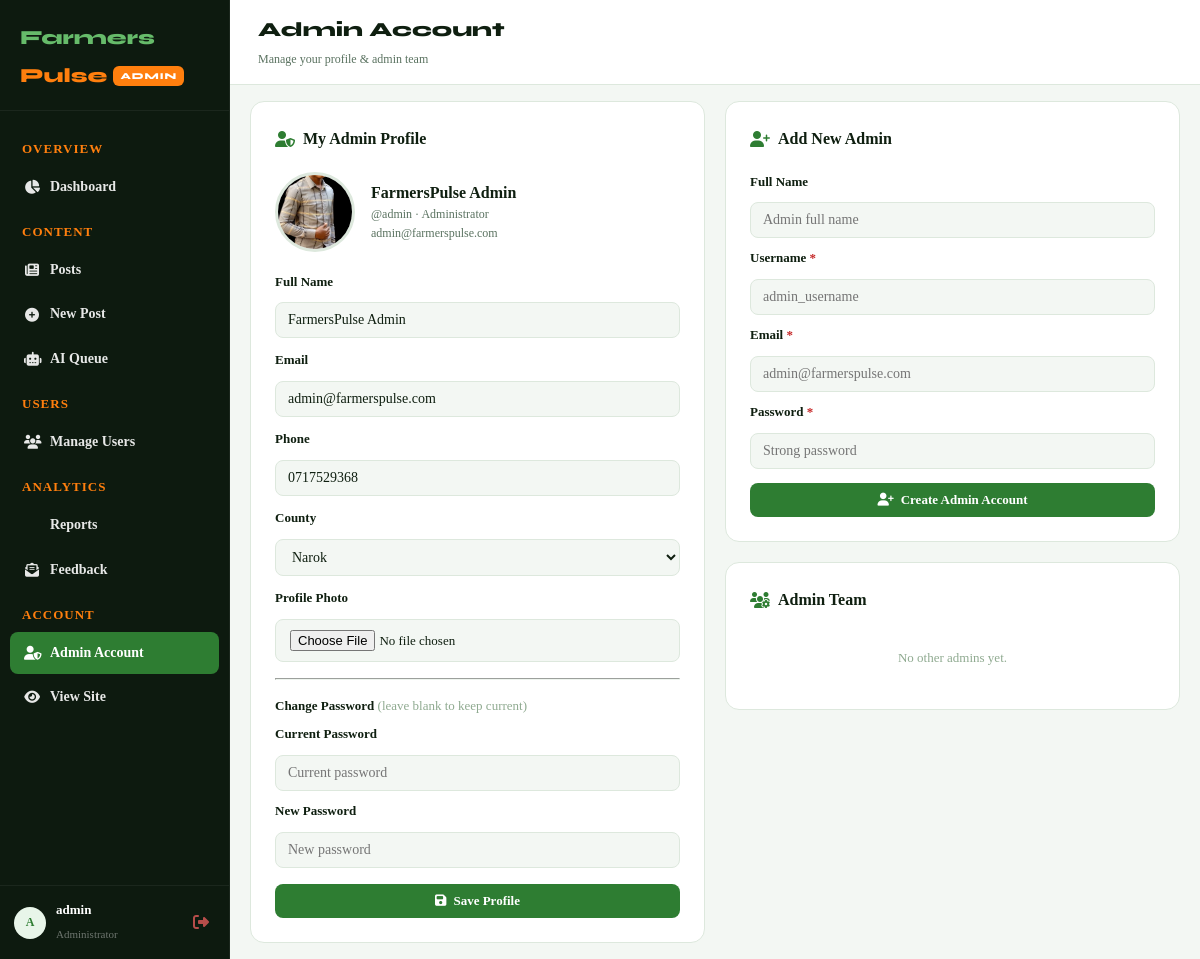
Screenshot of /admin/account (signed in) with the database file from the repository.
### tables this page shows
CREATE TABLE users (
        id INTEGER PRIMARY KEY AUTOINCREMENT,
        username TEXT UNIQUE NOT NULL,
        email TEXT UNIQUE NOT NULL,
        password TEXT NOT NULL,
        role TEXT DEFAULT 'farmer',
        full_name TEXT DEFAULT '',
        phone TEXT DEFAULT '',
        county TEXT DEFAULT '',
        crop_types TEXT DEFAULT '',
        farm_size TEXT DEFAULT '',
        bio TEXT DEFAULT '',
        profile_pic TEXT DEFAULT '',
        is_active INTEGER DEFAULT 1,
        is_banned INTEGER DEFAULT 0,
        ban_reason TEXT DEFAULT '',
        created_at TEXT DEFAULT (datetime('now')),
        last_login TEXT
    );

### app.py (the view, shortened to what this page needs)
@app.route("/admin/account",methods=["GET","POST"])
@login_required
@admin_required
def admin_account():
    uid=session["user_id"]; conn=get_db()
    me=conn.execute("SELECT * FROM users WHERE id=?",(uid,)).fetchone()
    admins=conn.execute("SELECT * FROM users WHERE role='admin' AND id!=?",(uid,)).fetchall()
    conn.close(); return render_template("admin_account.html",me=me,admins=admins)

### app.py (called while the page is built)
def get_db():
    if not os.path.exists("database"):
        os.makedirs("database")
    conn = sqlite3.connect(DATABASE)
    conn.row_factory = sqlite3.Row
    conn.execute("PRAGMA foreign_keys = ON")
    return conn

def login_required(f):
    @wraps(f)
    def dec(*a,**k):
        if "user_id" not in session: return redirect(url_for("login"))
        return f(*a,**k)
    return dec

def admin_required(f):
    @wraps(f)
    def dec(*a,**k):
        if "user_id" not in session or session.get("role")!="admin":
            flash("Admin access required.","error"); return redirect(url_for("dashboard"))
        return f(*a,**k)
    return dec

def current_user():
    if "user_id" not in session: return None
    conn=get_db(); u=conn.execute("SELECT * FROM users WHERE id=?",(session["user_id"],)).fetchone(); conn.close(); return u

@app.context_processor
def inject_globals():
    u=current_user(); unread=0; pending_ai=0; unread_feedback=0
    if u:
        conn=get_db()
        unread=conn.execute("SELECT COUNT(*) FROM notifications WHERE user_id=? AND is_read=0",(u["id"],)).fetchone()[0]
        if u["role"]=="admin":
            pending_ai=conn.execute("SELECT COUNT(*) FROM posts WHERE is_published=0 AND source='ai_model'").fetchone()[0]
            unread_feedback=conn.execute("SELECT COUNT(*) FROM feedback WHERE status='unread'").fetchone()[0]
        conn.close()
    return dict(current_user=u,unread_count=unread,pending_ai_count=pending_ai,unread_feedback=unread_feedback)

### templates/admin_account.html (shortened to what this page needs)
{% extends "base.html" %}
{% block body_class %}admin-body{% endblock %}
{% block extra_css %}
<link rel="stylesheet" href="{{ url_for('static', filename='css/admin.css') }}">{% endblock %}
{% block content %}
<div class="admin-layout">
  {% include '_admin_sidebar.html' %}
  <div class="admin-main">
    <header class="admin-topbar">
      <div class="admin-topbar-title">
        <h1>Admin Account</h1><span>Manage your profile & admin team</span>
      </div>
    </header>
    <div class="admin-content">
      <div class="admin-account-grid">
        <div class="account-card">
          <div class="account-card-header">
            <h3><i class="fas fa-user-shield"></i> My Admin Profile</h3>
          </div>
          <div style="display:flex;align-items:center;gap:16px;margin-bottom:20px;">
            {% if me['profile_pic'] %}
            <img src="{{ url_for('static', filename='uploads/' + me['profile_pic']) }}" class="profile-pic-preview"
              alt="">
            {% else %}
            <div class="profile-pic-placeholder">{{ me['username'][0].upper() }}</div>
            {% endif %}
            <div>
              <strong style="font-size:16px;">{{ me['full_name'] or me['username'] }}</strong>
              <p style="font-size:12px;color:#5a7260;">@{{ me['username'] }} · Administrator</p>
              <p style="font-size:12px;color:#5a7260;">{{ me['email'] }}</p>
            </div>
          </div>
          <form method="POST" action="{{ url_for('admin_account') }}" enctype="multipart/form-data">
            <div class="form-group"><label style="font-size:13px;font-weight:700;">Full Name</label><input type="text"
                name="full_name" value="{{ me['full_name'] or '' }}"
                style="width:100%;padding:9px 12px;border:1.5px solid #dde8dd;border-radius:8px;font-size:14px;font-family:var(--font);outline:none;margin-top:4px;">
            </div>
            <div class="form-group" style="margin-top:12px;"><label
                style="font-size:13px;font-weight:700;">Email</label><input type="email" name="email"
                value="{{ me['email'] }}"
                style="width:100%;padding:9px 12px;border:1.5px solid #dde8dd;border-radius:8px;font-size:14px;font-family:var(--font);outline:none;margin-top:4px;">
            </div>
            <div class="form-group" style="margin-top:12px;"><label
                style="font-size:13px;font-weight:700;">Phone</label><input type="text" name="phone"
                value="{{ me['phone'] or '' }}" placeholder="07XXXXXXXX"
                style="width:100%;padding:9px 12px;border:1.5px solid #dde8dd;border-radius:8px;font-size:14px;font-family:var(--font);outline:none;margin-top:4px;">
            </div>
            <div class="form-group" style="margin-top:12px;"><label
                style="font-size:13px;font-weight:700;">County</label>
              <select name="county"
                style="width:100%;padding:9px 12px;border:1.5px solid #dde8dd;border-radius:8px;font-size:14px;font-family:var(--font);outline:none;margin-top:4px;">
                {% for c in ['Narok','Nakuru','Baringo','Trans Nzoia','Kisumu','Nyeri','Meru','Kiambu','Other'] %}
                <option {% if me['county']==c %}selected{% endif %}>{{ c }}</option>
                {% endfor %}
              </select>
            </div>
            <div class="form-group" style="margin-top:12px;"><label style="font-size:13px;font-weight:700;">Profile
                Photo</label>
              <input type="file" name="profile_pic" accept="image/*" style="margin-top:4px;font-size:13px;"
                onchange="previewAdminPic(this)">
            </div>
            <hr style="margin:16px 0;border-color:#eef4ee;">
            <p style="font-size:13px;font-weight:700;margin-bottom:8px;">Change Password <span
                style="font-weight:400;color:#8faa90;">(leave blank to keep current)</span></p>
            <div class="form-group"><label style="font-size:13px;font-weight:700;">Current Password</label><input
                type="password" name="current_password" placeholder="Current password"
                style="width:100%;padding:9px 12px;border:1.5px solid #dde8dd;border-radius:8px;font-size:14px;font-family:var(--font);outline:none;margin-top:4px;">
            </div>
            <div class="form-group" style="margin-top:10px;"><label style="font-size:13px;font-weight:700;">New
                Password</label><input type="password" name="new_password" placeholder="New password" minlength="6"
                style="width:100%;padding:9px 12px;border:1.5px solid #dde8dd;border-radius:8px;font-size:14px;font-family:var(--font);outline:none;margin-top:4px;">
            </div>
            <button type="submit" class="btn-admin-primary"
              style="margin-top:16px;width:100%;justify-content:center;"><i class="fas fa-save"></i> Save
              Profile</button>
          </form>
        </div>
        <div style="display:flex;flex-direction:column;gap:20px;">
          <div class="account-card">
            <div class="account-card-header">
              <h3><i class="fas fa-user-plus"></i> Add New Admin</h3>
            </div>
            <form method="POST" action="{{ url_for('admin_account') }}">
              <div class="form-group"><label style="font-size:13px;font-weight:700;">Full Name</label><input type="text"
                  name="new_full_name" placeholder="Admin full name"
                  style="width:100%;padding:9px 12px;border:1.5px solid #dde8dd;border-radius:8px;font-size:14px;font-family:var(--font);outline:none;margin-top:4px;">
              </div>
              <div class="form-group" style="margin-top:10px;"><label style="font-size:13px;font-weight:700;">Username
                  <span style="color:#c62828;">*</span></label><input type="text" name="new_username"
                  placeholder="admin_username" required
                  style="width:100%;padding:9px 12px;border:1.5px solid #dde8dd;border-radius:8px;font-size:14px;font-family:var(--font);outline:none;margin-top:4px;">
              </div>
              <div class="form-group" style="margin-top:10px;"><label style="font-size:13px;font-weight:700;">Email
                  <span style="color:#c62828;">*</span></label><input type="email" name="new_email"
                  placeholder="admin@farmerspulse.com" required
                  style="width:100%;padding:9px 12px;border:1.5px solid #dde8dd;border-radius:8px;font-size:14px;font-family:var(--font);outline:none;margin-top:4px;">
              </div>
              <div class="form-group" style="margin-top:10px;"><label style="font-size:13px;font-weight:700;">Password
                  <span style="color:#c62828;">*</span></label><input type="password" name="new_password_admin"
                  placeholder="Strong password" required minlength="6"
                  style="width:100%;padding:9px 12px;border:1.5px solid #dde8dd;border-radius:8px;font-size:14px;font-family:var(--font);outline:none;margin-top:4px;">
              </div>
              <button type="submit" class="btn-admin-primary"
                style="margin-top:14px;width:100%;justify-content:center;"><i class="fas fa-user-plus"></i> Create Admin
                Account</button>
            </form>
          </div>
          <div class="account-card">
            <div class="account-card-header">
              <h3><i class="fas fa-users-gear"></i> Admin Team</h3>
            </div>
            <div class="admin-list">
              {% for a in admins %}
              <div class="admin-list-item">
                <div class="admin-avatar">{{ a['username'][0].upper() }}</div>
                <div class="admin-list-item-info">
                  <strong>{{ a['full_name'] or a['username'] }}</strong>
                  <span>@{{ a['username'] }} · {{ a['email'] }}</span>
                  <span>Joined {{ a['created_at'][:10] }}</span>
                </div>
                <form method="POST" action="{{ url_for('delete_admin', aid=a['id']) }}"
                  onsubmit="return confirm('Remove admin @{{ a['username'] }}? They will lose admin access.')">
                  <button type="submit" class="tbl-btn tbl-delete" title="Remove Admin"><i
                      class="fas fa-trash"></i></button>
                </form>
              </div>
              {% else %}
              <p style="font-size:13px;color:#8faa90;text-align:center;padding:16px;">No other admins yet.</p>
              {% endfor %}
            </div>
          </div>
        </div>
      </div>
    </div>
  </div>
</div>
{% endblock %}

### templates/_admin_sidebar.html (shortened to what this page needs)
<aside class="admin-sidebar" id="adminSidebar">
  <div class="admin-sidebar-logo">
    <span class="logo-green">Farmers</span><span class="logo-orange">Pulse</span>
    <span class="admin-badge">ADMIN</span>
  </div>
  <nav class="admin-nav">
    <div class="nav-section-label">Overview</div>
    <a href="{{ url_for('admin_dashboard') }}"
      class="admin-nav-item {% if request.endpoint=='admin_dashboard' %}active{% endif %}"><i
        class="fas fa-chart-pie"></i><span>Dashboard</span></a>
    <div class="nav-section-label">Content</div>
    <a href="{{ url_for('admin_posts') }}"
      class="admin-nav-item {% if request.endpoint in ['admin_posts','admin_edit_post','admin_create_post'] %}active{% endif %}"><i
        class="fas fa-newspaper"></i><span>Posts</span></a>
    <a href="{{ url_for('admin_create_post') }}"
      class="admin-nav-item {% if request.endpoint=='admin_create_post' %}active{% endif %}"><i
        class="fas fa-plus-circle"></i><span>New Post</span></a>
    <a href="{{ url_for('admin_pending_posts') }}"
      class="admin-nav-item {% if request.endpoint=='admin_pending_posts' %}active{% endif %}">
      <i class="fas fa-robot"></i><span>AI Queue </span>
    </a>
    <div class="nav-section-label">Users</div>
    <a href="{{ url_for('admin_users') }}"
      class="admin-nav-item {% if request.endpoint in ['admin_users','admin_edit_user'] %}active{% endif %}"><i
        class="fas fa-users"></i><span>Manage Users</span></a>
    <div class="nav-section-label">Analytics</div>
    <a href="{{ url_for('admin_reports') }}"
      class="admin-nav-item {% if request.endpoint=='admin_reports' %}active{% endif %}"><span>Reports</span></a>
    <a href="{{ url_for('admin_feedback') }}"
      class="admin-nav-item {% if request.endpoint=='admin_feedback' %}active{% endif %}">
      <i class="fas fa-envelope-open-text"></i><span>Feedback </span>
    </a>
    <div class="nav-section-label">Account</div>
    <a href="{{ url_for('admin_account') }}"
      class="admin-nav-item {% if request.endpoint=='admin_account' %}active{% endif %}"><i
        class="fas fa-user-shield"></i><span>Admin Account</span></a>
    <a href="{{ url_for('dashboard') }}" class="admin-nav-item"><i class="fas fa-eye"></i><span>View Site</span></a>
  </nav>
  <div class="admin-sidebar-footer">
    <div class="admin-user-chip">
      <div class="avatar-sm-tbl">{{ current_user['username'][0].upper() }}</div>
      <div><strong>{{ current_user['username'] }}</strong><span>Administrator</span></div>
    </div>
    <a href="{{ url_for('logout') }}" class="admin-logout"><i class="fas fa-sign-out-alt"></i></a>
  </div>
</aside>

### static/css/main.css (style rules this page uses)
:root { --green: #2e7d32; --green-light: #43a047; --green-dark: #1b5e20; --green-soft: rgba(46, 125, 50, 0.08); --orange: #ff7f0e; --orange-dark: #e65100; --orange-soft: rgba(255, 127, 14, 0.10); --bg: #f3f7f3; --surface: #ffffff; --surface2: #f0f4f0; --border: #dde8dd; --border-light: #eef4ee; --text: #0f1f10; --text-muted: #5a7260; --text-light: #8faa90; --sidebar-bg: #0d1a0f; --sidebar-text: #c8e0ca; --radius: 12px; --radius-sm: 8px; --radius-lg: 18px; --shadow: 0 2px 12px rgba(0, 0, 0, 0.07); --shadow-md: 0 4px 24px rgba(0, 0, 0, 0.10); --shadow-lg: 0 8px 40px rgba(0, 0, 0, 0.14); --tr: 0.2s ease; --font: 'Times New Roman', Times, serif; --font-display: 'Syne', 'Times New Roman', serif; }
*, *::before, *::after { box-sizing: border-box; margin: 0; padding: 0; }
html { scroll-behavior: smooth; }
body { font-family: var(--font); font-size: 15px; color: var(--text); background: var(--bg); line-height: 1.6; -webkit-font-smoothing: antialiased; }
a { color: inherit; text-decoration: none; }
img { max-width: 100%; display: block; }
input, select, textarea, button { font-family: var(--font); }
.logo-green { color: #66bb6a; }
.logo-orange { color: var(--orange); }
.form-group { display: flex; flex-direction: column; gap: 6px; }
.form-group label { font-size: 13px; font-weight: 700; color: var(--text); }
.form-group input, .form-group select, .form-group textarea { padding: 10px 14px; border: 1.5px solid var(--border); border-radius: var(--radius-sm); font-size: 14px; background: var(--bg); color: var(--text); outline: none; transition: border-color var(--tr); font-family: var(--font); }

### rows the page displays
users: username "A", username "admin", profile_pic (picture), full_name "FarmersPulse Admin", email "admin@farmerspulse.com", phone "0717529368", county "Narok"
